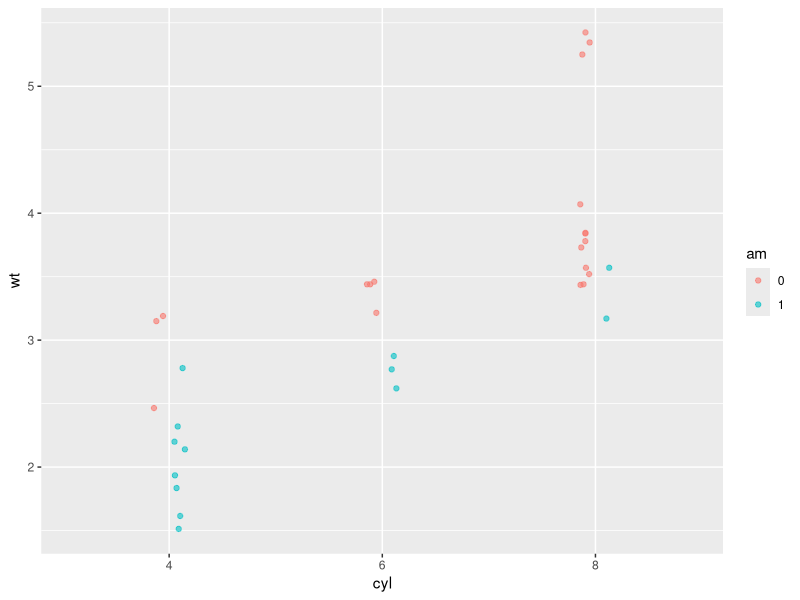
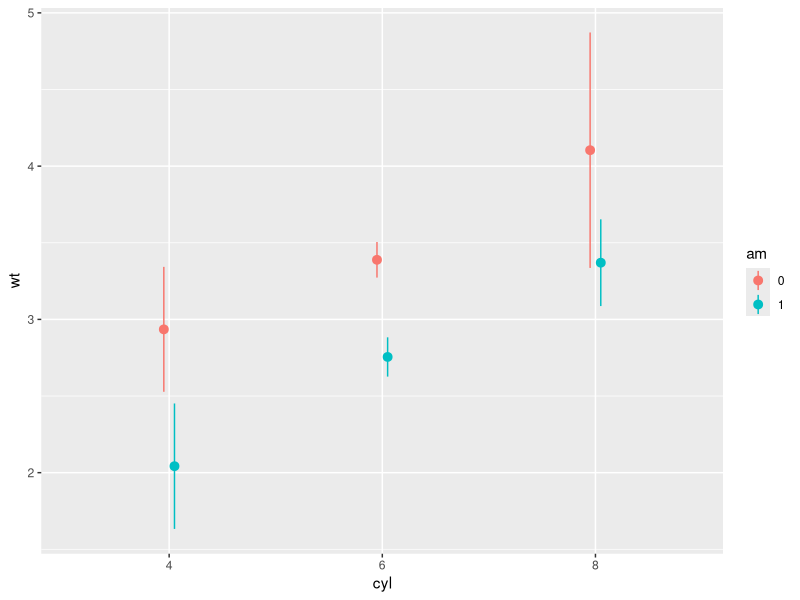
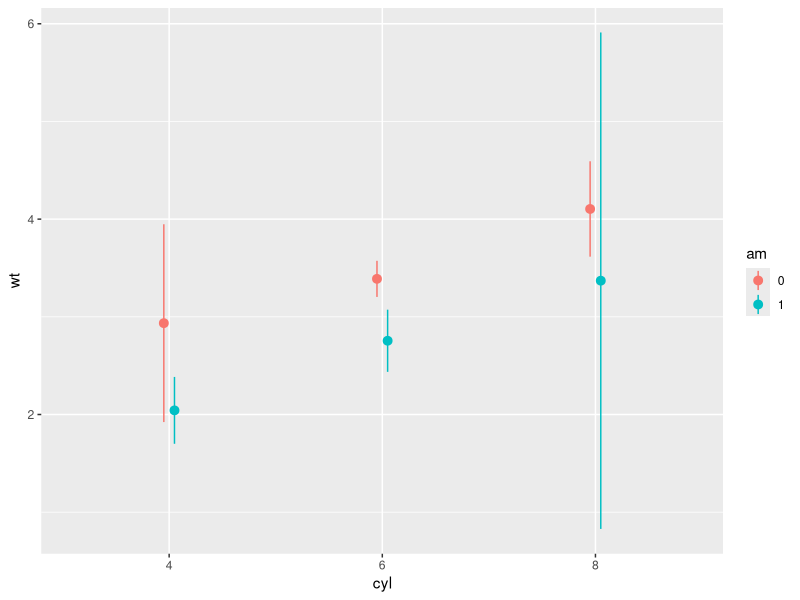
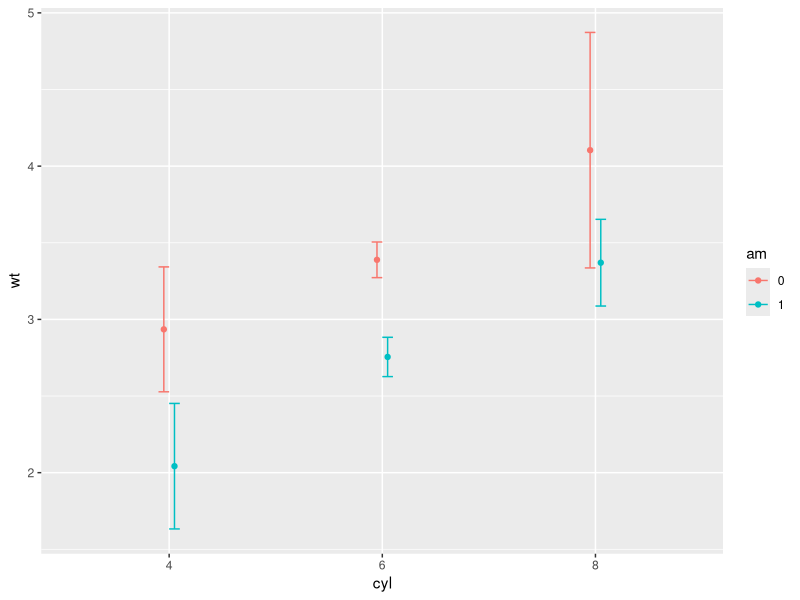
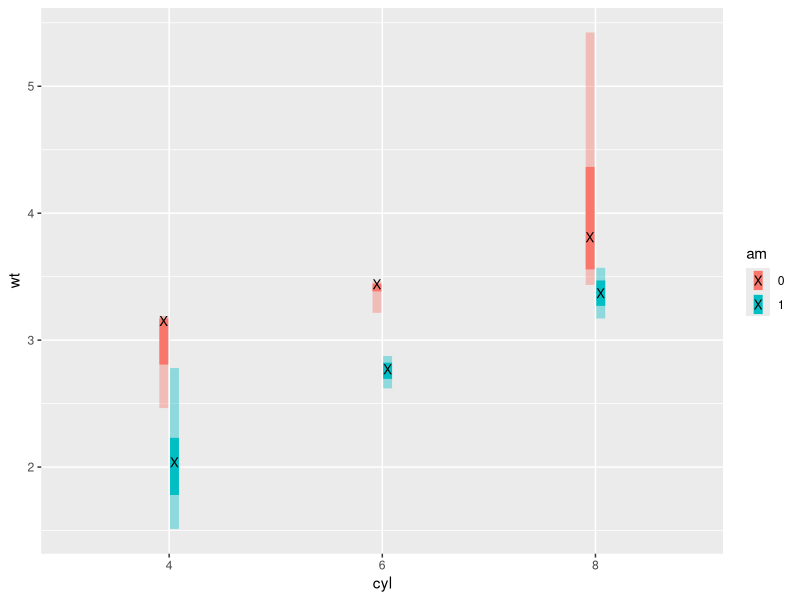

Write R code to recreate these figures, in order.
# Load the ggplot2 package
library(ggplot2)


# Preparations 

# Display structure of mtcars
str(mtcars)

# Convert cyl and am to factors:
mtcars$cyl <- as.factor(mtcars$cyl)
mtcars$am <- as.factor(mtcars$am)

# Define positions:
posn.d <- position_dodge(width = 0.1)
posn.jd <- position_jitterdodge(jitter.width = 0.1, dodge.width = 0.2)
posn.j <- position_jitter(width = 0.2)

# base layers:
wt.cyl.am <- ggplot(mtcars, aes(x = cyl, y = wt, col = am, 
                                fill = am, group = am))


# Plotting variations 

# Load Hmisc package
library(Hmisc)

# Plot 1: Jittered, dodged scatter plot with transparent points
wt.cyl.am +
  geom_point(position = posn.jd, alpha = 0.6)

# Plot 2: Mean and SD - the easy way
wt.cyl.am +
  stat_summary(fun.data = mean_sdl, fun.args = list(mult = 1), position = posn.d)

# Plot 3: Mean and 95% CI - the easy way
wt.cyl.am +
  stat_summary(fun.data = mean_cl_normal, position = posn.d)

# Plot 4: Mean and SD - with T-tipped error bars - fill in ___
wt.cyl.am +
  stat_summary(geom = "point", fun.y = mean,
               position = posn.d) +
  stat_summary(geom = "errorbar", fun.data = mean_sdl,
               position = posn.d, fun.args = list(mult = 1), width = 0.1)


# Custom functions 

# Create a vector
xx <- (1:100)

# Function to save range for use in ggplot
gg_range <- function(x) {
  # Change x below to return the instructed values
  data.frame(ymin = min(x), # Min
             ymax = max(x)) # Max
}

gg_range(xx)
# Required output
#   ymin ymax
# 1    1  100

# Function to Custom function
med_IQR <- function(x) {
  # Change x below to return the instructed values
  data.frame(y = median(x), # Median
             ymin = quantile(x)[2], # 1st quartile
             ymax = quantile(x)[4])  # 3rd quartile
}

med_IQR(xx)
# Required output
#        y  ymin  ymax
# 25% 50.5 25.75 75.25


# Custom functions (2)

# The base ggplot command, you don't have to change this
wt.cyl.am <- ggplot(mtcars, aes(x = cyl,y = wt, col = am, fill = am, group = am))

# Add three stat_summary calls to wt.cyl.am
wt.cyl.am +
  stat_summary(geom = "linerange", fun.data = med_IQR,
               position = posn.d, size = 3) +
  stat_summary(geom = "linerange", fun.data = gg_range,
               position = posn.d, size = 3,
               alpha = 0.4) +
  stat_summary(geom = "point", fun.y = median,
               position = posn.d, size = 3,
               col = "black", shape = "X")
